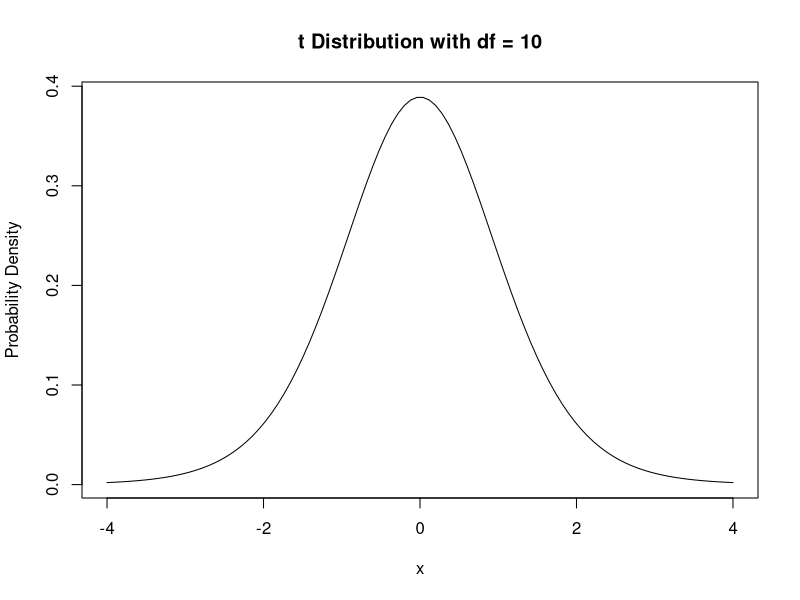
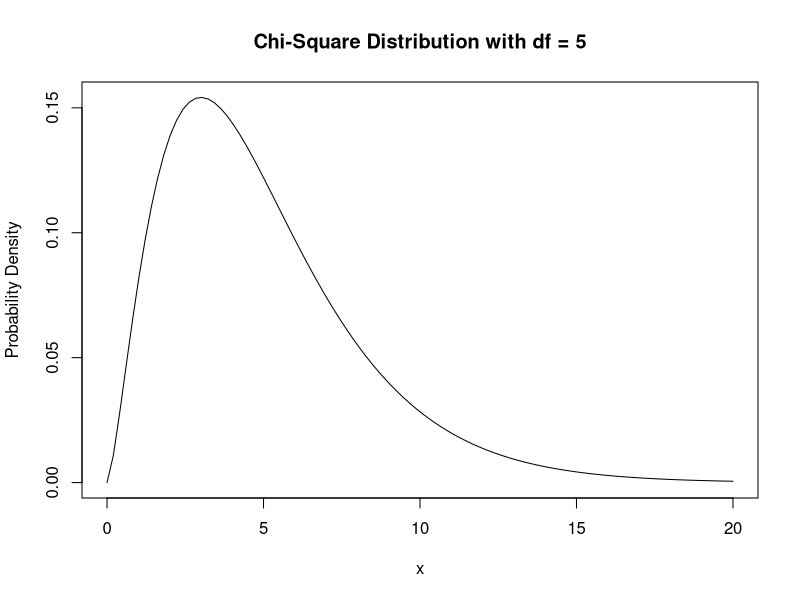
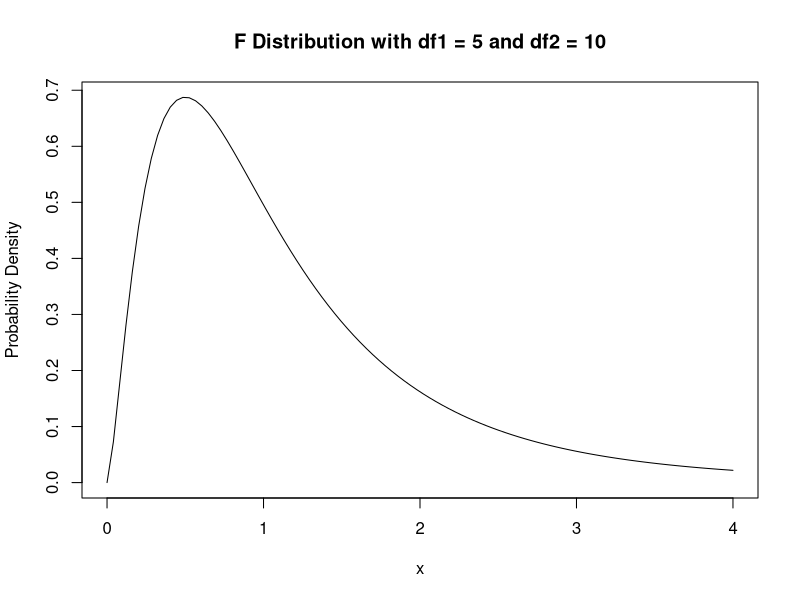

These charts were generated, in order, by the following R code:
## ---- chunk 1
# 生成一个自由度为10的t分布
x <- rt(1000, df = 10)

# 绘制t分布的概率密度函数
plot(seq(-4, 4, length = 100), dt(seq(-4, 4, length = 100), df = 10), 
     type = "l", xlab = "x", ylab = "Probability Density", 
     main = "t Distribution with df = 10")



## ---- chunk 2
# 生成一个自由度为5的卡方分布
x <- rchisq(1000, df = 5)

# 绘制卡方分布的概率密度函数
plot(seq(0, 20, length = 100), dchisq(seq(0, 20, length = 100), df = 5), 
     type = "l", xlab = "x", ylab = "Probability Density", 
     main = "Chi-Square Distribution with df = 5")


## ---- chunk 3

x <- seq(0, 4, length = 100)
y1 <- df(x, df1 = 5, df2 = 10)


# 绘制F分布的概率密度函数
plot(x, y1, type = "l", xlab = "x", ylab = "Probability Density", 
     main = "F Distribution with df1 = 5 and df2 = 10")



